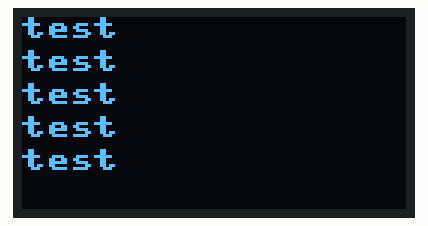
Recording of a program running on a simulated Raspberry Pi Pico running MicroPython. Parts: 128×64 one-colour display. Library files of the repository ran but are not shown: sh1106.py. At 2.2 s the program stops and its outputs stay as they are.

Above: at 0.2 s.

Measured:
- what the display in image 0 shows lasts 2.0 s, from 0.2 s to 2.2 s

The program:

sh1106_test.py
```python
from machine import Pin, SoftI2C
from sh1106 import SH1106_I2C
import time

WIDTH  = 128                                            # oled display width
HEIGHT = 64                                             # oled display height

i2c = SoftI2C(scl=Pin(16), sda=Pin(17), freq=200000)    # Init I2C using pins GP16 & GP17

oled = SH1106_I2C(WIDTH, HEIGHT, i2c)

def oled_msg (msg, pwr_off=True, timer=2):
    oled.init_display()
    y = 0
    for i,m in enumerate(msg):
        y += 11 if i > 0 else 0
        oled.text(m, 0, y)
        if i > 3:
            break

    oled.show()
    time.sleep(timer)

    if pwr_off:
        oled.poweroff()

oled_msg(["test","test","test","test","test"])
```
